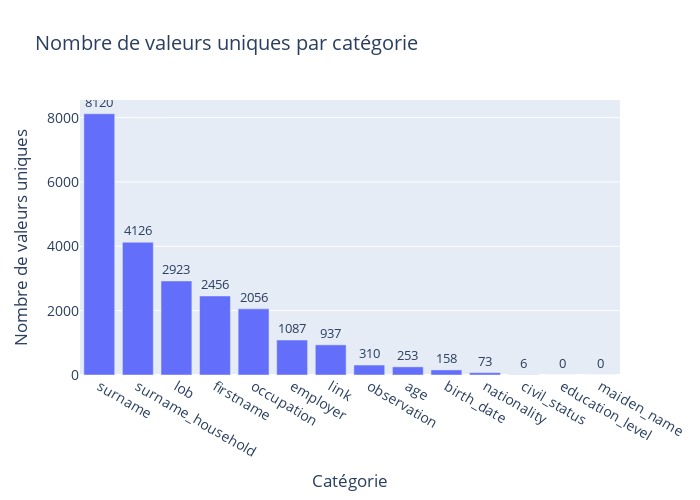

Notebook code cell kept with this figure:
### Code cell
# Unique values
unique_values_count = df.nunique()
unique_values_count = unique_values_count.reset_index()
unique_values_count.columns = ['Column', 'UniqueValuesCount']

# Sort the DataFrame by the UniqueValuesCount column
unique_values_count_sorted = unique_values_count.sort_values(by='UniqueValuesCount', ascending=False)

# Plot with the sorted data
fig = px.bar(unique_values_count_sorted, x='Column', y='UniqueValuesCount', text='UniqueValuesCount',
             title="Nombre de valeurs uniques par catégorie",
             width=700, height=500)
fig.update_traces(texttemplate='%{text}', textposition='outside', textfont_size=13)
fig.update_layout(yaxis=dict(title='Nombre de valeurs uniques'),
                  xaxis=dict(title='Catégorie'),
                  font = dict(size=14))
fig.show()

### Figure 1 — Plotly figure (JSON) as saved in the notebook; plotly's stock layout.template omitted (floating-point values rounded to 4 significant figures)
{"data": [{"alignmentgroup": "True", "hovertemplate": "Column=%{x}<br>UniqueValuesCount=%{text}<extra></extra>", "legendgroup": "", "marker": {"color": "#636efa", "pattern": {"shape": ""}}, "name": "", "offsetgroup": "", "orientation": "v", "showlegend": false, "text": [8120, 4126, 2923, 2456, 2056, 1087, 937, 310, 253, 158, 73, 6, 0, 0], "textfont": {"size": 13}, "textposition": "outside", "texttemplate": "%{text}", "type": "bar", "x": ["surname", "surname_household", "lob", "firstname", "occupation", "employer", "link", "observation", "age", "birth_date", "nationality", "civil_status", "education_level", "maiden_name"], "xaxis": "x", "y": [8120, 4126, 2923, 2456, 2056, 1087, 937, 310, 253, 158, 73, 6, 0, 0], "yaxis": "y"}], "layout": {"barmode": "relative", "font": {"size": 14}, "height": 500, "legend": {"tracegroupgap": 0}, "title": {"text": "Nombre de valeurs uniques par catégorie"}, "width": 700, "xaxis": {"anchor": "y", "domain": [0, 1], "title": {"text": "Catégorie"}}, "yaxis": {"anchor": "x", "domain": [0, 1], "title": {"text": "Nombre de valeurs uniques"}}}}
